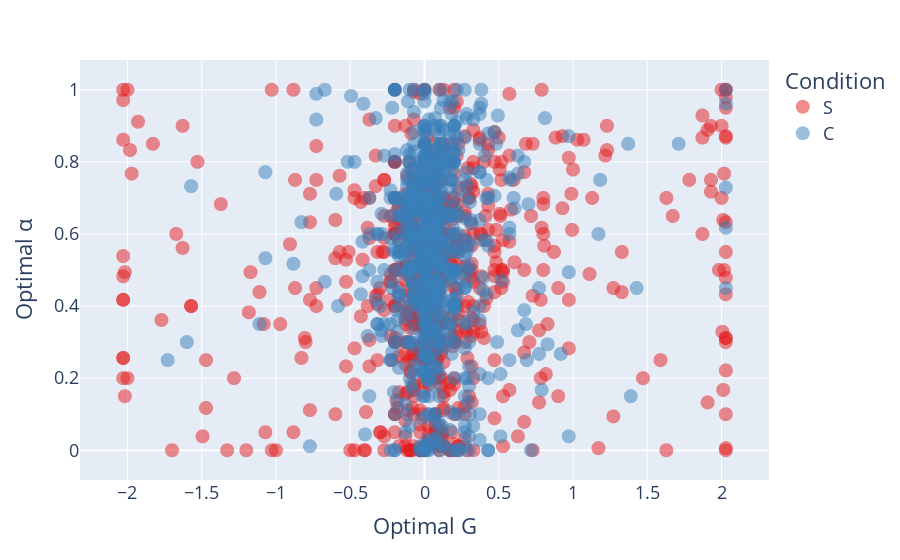

Notebook code for this chart:
### Code cell
fig = px.scatter(
    arbor_stats_df,
    x="optimal G",
    y="optimal alpha",
    color=arbor_stats_df["condition"].astype(str),
    hover_name="arbor name",
    opacity=0.5,
    color_discrete_sequence=px.colors.qualitative.Set1,
)

fig.update_traces(marker=dict(size=14))
fig.update_layout(
    font=dict(size=18),
    legend_title_text="Condition",
    xaxis_title="Optimal G",
    yaxis_title="Optimal α",
    showlegend=True
)

fig.show()
fig.write_html("docs/Optimal_G_alpha_condition.html")
fig.write_image("paper-figs/Salt-Control-Analysis/Optimal-alpha-vs-G-condition.pdf")

### Figure 1 — Plotly figure (JSON) as saved in the notebook; plotly's stock layout.template omitted (floating-point values rounded to 4 significant figures; data arrays with more than 128 entries replaced by an {"elided": "..."} marker saying what was removed)
{"data": [{"hovertemplate": "<b>%{hovertext}</b><br><br>condition=S<br>optimal G=%{x}<br>optimal alpha=%{y}<extra></extra>", "hovertext": {"elided": "736 str values"}, "legendgroup": "S", "marker": {"color": "rgb(228,26,28)", "opacity": 0.5, "size": 14, "symbol": "circle"}, "mode": "markers", "name": "S", "showlegend": true, "type": "scattergl", "x": {"elided": "736 float values"}, "xaxis": "x", "y": {"elided": "736 float values"}, "yaxis": "y"}, {"hovertemplate": "<b>%{hovertext}</b><br><br>condition=C<br>optimal G=%{x}<br>optimal alpha=%{y}<extra></extra>", "hovertext": {"elided": "755 str values"}, "legendgroup": "C", "marker": {"color": "rgb(55,126,184)", "opacity": 0.5, "size": 14, "symbol": "circle"}, "mode": "markers", "name": "C", "showlegend": true, "type": "scattergl", "x": {"elided": "755 float values"}, "xaxis": "x", "y": {"elided": "755 float values"}, "yaxis": "y"}], "layout": {"autosize": true, "font": {"size": 18}, "legend": {"title": {"text": "Condition"}, "tracegroupgap": 0}, "margin": {"t": 60}, "showlegend": true, "xaxis": {"anchor": "y", "autorange": true, "domain": [0, 1], "range": [-2.308, 2.308], "title": {"text": "Optimal G"}, "type": "linear"}, "yaxis": {"anchor": "x", "autorange": true, "domain": [0, 1], "range": [-0.1094, 1.109], "title": {"text": "Optimal α"}, "type": "linear"}}}
